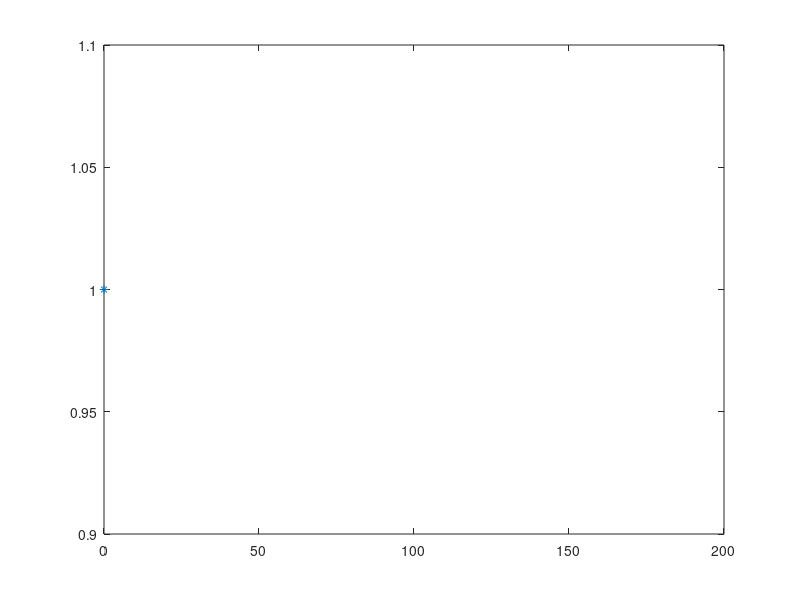

Here is the MATLAB script that generated this plot:
p = input("prop=")
N = input("simulations=")
n = input("trials=")

for i = 1:N
  for j = 1:n
    X(j) = 0;

    while rand >= p
      X(j) = X(j) + 1;

    endwhile

  endfor
  Y(i) = sum(X); %Y~Nbin

endfor

U_X = unique(Y);
n_X = hist(Y, length(U_X));
rel_freq = n_X / N;

k = 0:190;

plot(U_X, rel_freq, '*', k, nbinpdf(k, n, p), 'r*')
